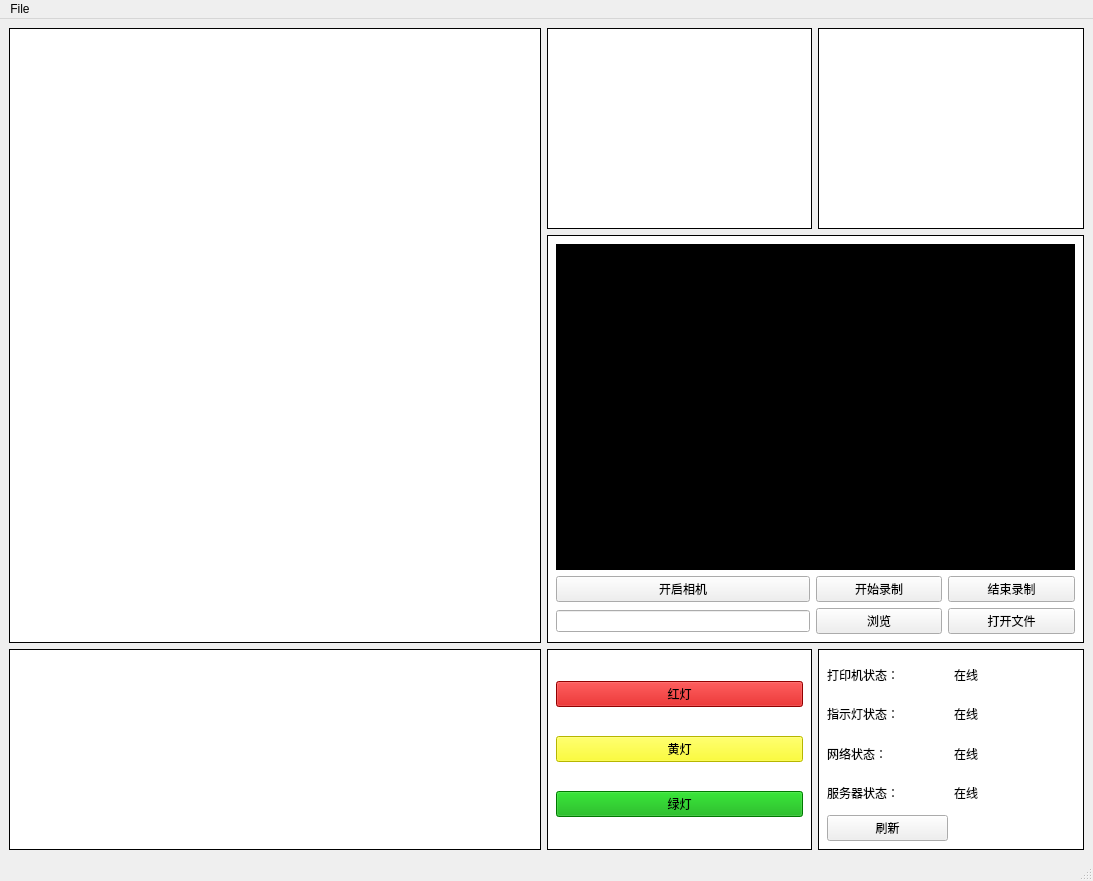
<?xml version="1.0" encoding="UTF-8"?>
<ui version="4.0">
 <class>MainWindow</class>
 <widget class="QMainWindow" name="MainWindow">
  <property name="geometry">
   <rect>
    <x>0</x>
    <y>0</y>
    <width>1093</width>
    <height>881</height>
   </rect>
  </property>
  <property name="windowTitle">
   <string>MainWindow</string>
  </property>
  <property name="styleSheet">
   <string notr="true">#video{
background:#000;
border:1px solid #000;
}
#photo{
background:#fff;
border:1px solid #000;
}
#info{
background:#fff;
border:1px solid #000;
}
#videoWindow{
background:#fff;
border:1px solid #000;
}
#browser{
background:#fff;
border:1px solid #000;
}
#printer{
background:#fff;
border:1px solid #000;
}
#voice{
background:#fff;
border:1px solid #000;
}
#lights{
background:#fff;
border:1px solid #000;
}
#status{
background:#fff;
border:1px solid #000;
}
#redlight{
background:#cc0000;
}
#yellowlight{
background:#ffff00;
}
#greenlight{
background:#00AA00;
}
</string>
  </property>
  <widget class="QWidget" name="centralwidget">
   <layout class="QGridLayout" name="gridLayout">
    <item row="1" column="3" rowspan="2" colspan="2">
     <widget class="QWidget" name="videoWindow" native="true">
      <layout class="QGridLayout" name="gridLayout_3">
       <item row="1" column="4">
        <widget class="QPushButton" name="stop">
         <property name="text">
          <string>结束录制</string>
         </property>
        </widget>
       </item>
       <item row="0" column="1" colspan="4">
        <widget class="QLabel" name="video">
         <property name="text">
          <string/>
         </property>
        </widget>
       </item>
       <item row="2" column="3">
        <widget class="QPushButton" name="search">
         <property name="text">
          <string>浏览</string>
         </property>
        </widget>
       </item>
       <item row="2" column="4">
        <widget class="QPushButton" name="open">
         <property name="text">
          <string>打开文件</string>
         </property>
        </widget>
       </item>
       <item row="1" column="1" colspan="2">
        <widget class="QPushButton" name="live">
         <property name="text">
          <string>开启相机</string>
         </property>
        </widget>
       </item>
       <item row="2" column="1" colspan="2">
        <widget class="QLineEdit" name="lineEdit"/>
       </item>
       <item row="1" column="3">
        <widget class="QPushButton" name="start">
         <property name="text">
          <string>开始录制</string>
         </property>
        </widget>
       </item>
      </layout>
     </widget>
    </item>
    <item row="0" column="1" rowspan="3" colspan="2">
     <widget class="QWidget" name="browser" native="true"/>
    </item>
    <item row="3" column="4">
     <widget class="QWidget" name="status" native="true">
      <property name="sizePolicy">
       <sizepolicy hsizetype="Preferred" vsizetype="Preferred">
        <horstretch>0</horstretch>
        <verstretch>0</verstretch>
       </sizepolicy>
      </property>
      <property name="styleSheet">
       <string notr="true"/>
      </property>
      <layout class="QGridLayout" name="gridLayout_2">
       <item row="0" column="0">
        <widget class="QLabel" name="printerLabel">
         <property name="text">
          <string>打印机状态：</string>
         </property>
        </widget>
       </item>
       <item row="0" column="1">
        <widget class="QLabel" name="printerStatus">
         <property name="text">
          <string>在线</string>
         </property>
        </widget>
       </item>
       <item row="1" column="0">
        <widget class="QLabel" name="lightsLabel">
         <property name="text">
          <string>指示灯状态：</string>
         </property>
        </widget>
       </item>
       <item row="1" column="1">
        <widget class="QLabel" name="lightStatus">
         <property name="text">
          <string>在线</string>
         </property>
        </widget>
       </item>
       <item row="2" column="0">
        <widget class="QLabel" name="internetLabel">
         <property name="text">
          <string>网络状态：</string>
         </property>
        </widget>
       </item>
       <item row="2" column="1">
        <widget class="QLabel" name="internetStatus">
         <property name="text">
          <string>在线</string>
         </property>
        </widget>
       </item>
       <item row="3" column="0">
        <widget class="QLabel" name="serverLabel">
         <property name="text">
          <string>服务器状态：</string>
         </property>
        </widget>
       </item>
       <item row="3" column="1">
        <widget class="QLabel" name="serverStatus">
         <property name="text">
          <string>在线</string>
         </property>
        </widget>
       </item>
       <item row="4" column="0">
        <widget class="QPushButton" name="fresh">
         <property name="text">
          <string>刷新</string>
         </property>
        </widget>
       </item>
      </layout>
     </widget>
    </item>
    <item row="3" column="3">
     <widget class="QWidget" name="lights" native="true">
      <property name="sizePolicy">
       <sizepolicy hsizetype="Preferred" vsizetype="Preferred">
        <horstretch>0</horstretch>
        <verstretch>0</verstretch>
       </sizepolicy>
      </property>
      <layout class="QVBoxLayout" name="verticalLayout">
       <item>
        <widget class="QPushButton" name="redlight">
         <property name="text">
          <string>红灯</string>
         </property>
        </widget>
       </item>
       <item>
        <widget class="QPushButton" name="yellowlight">
         <property name="text">
          <string>黄灯</string>
         </property>
        </widget>
       </item>
       <item>
        <widget class="QPushButton" name="greenlight">
         <property name="text">
          <string>绿灯</string>
         </property>
        </widget>
       </item>
      </layout>
     </widget>
    </item>
    <item row="0" column="3">
     <widget class="QWidget" name="photo" native="true"/>
    </item>
    <item row="0" column="4">
     <widget class="QWidget" name="info" native="true"/>
    </item>
    <item row="3" column="1" colspan="2">
     <widget class="QWidget" name="voice" native="true"/>
    </item>
   </layout>
  </widget>
  <widget class="QMenuBar" name="menubar">
   <property name="geometry">
    <rect>
     <x>0</x>
     <y>0</y>
     <width>1093</width>
     <height>26</height>
    </rect>
   </property>
   <widget class="QMenu" name="menu">
    <property name="title">
     <string>File</string>
    </property>
    <addaction name="actionexit"/>
   </widget>
   <addaction name="menu"/>
  </widget>
  <widget class="QStatusBar" name="statusbar"/>
  <action name="actionrecord">
   <property name="text">
    <string>record</string>
   </property>
  </action>
  <action name="actionopen">
   <property name="text">
    <string>open</string>
   </property>
  </action>
  <action name="actionlive">
   <property name="text">
    <string>live</string>
   </property>
  </action>
  <action name="actionexit">
   <property name="text">
    <string>exit</string>
   </property>
  </action>
 </widget>
 <resources/>
 <connections/>
</ui>
